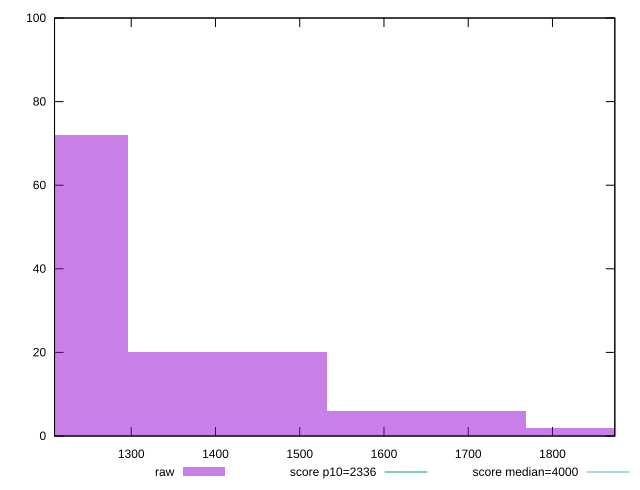

Recreate this plot in gnuplot.
reset

$raw <<EOF
1886.0112259090263 2
1178.7570161931415 72
1414.5084194317697 20
1650.259822670398 6
EOF

set key outside below
set boxwidth 235.75140323862828
set xrange [1208.9759999999999:1874.0020000000004]
set yrange [0:100]
set trange [0:100]
set style fill transparent solid 0.5 noborder

set parametric
set terminal svg size 640, 490 enhanced background rgb 'white'
set output "report/report_00029_2021-02-24T13-36-40.390Z/first-meaningful-paint/samples/music/raw/histogram.svg"

plot $raw title "raw" with boxes, \
     2336,t title "score p10=2336", \
     4000,t title "score median=4000"

reset
